Frame 1 (no input): blank canvas, image omitted
Frame 60 (the mouse pressed at the canvas centre just before this capture): blank canvas, image omitted
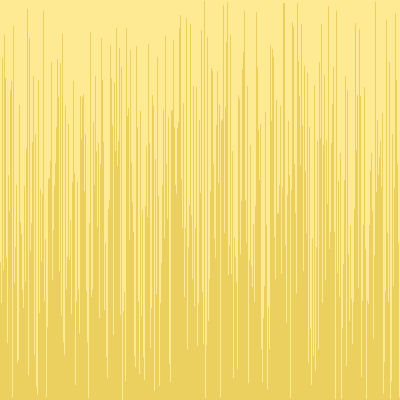
Frame 120 (the mouse held since frame 60 and released just before this capture)

The Processing sketch whose frames 1 and 60 were blank and that drew this single picture after the mouse press (run headless with seeded random() and noise(); from frame 60 on, the mouse is pressed at the canvas centre):

// Processing sketch: sketch__03_VisualArraySorter
// ── sketch__03_VisualArraySorter.pde
//1. create an array of ints. don't initialize it yet.
int[] dog;

void setup() {
  //2. set the size of your window
  size(400,400);

  //3. initialize your array with the built in width variable
dog = new int[width];
  
  //4. initialize the ints in the array with random numbers
  //   from 0 to the built in height variable

  //5. call the noStroke() method
  noStroke();
}

void draw() {
  //6. set the background color with background(r, g, b);
background(255, 234, 148);

  //7. set the color for your graph
fill(236, 208, 95);

  //8. draw a rectangle for each int in your array.
  for(int i = 0; i < dog.length; i++){
    rect(i, height, 1, -dog[i]);
  }
  //   the x value will be the index of the int
  //   the y value will the height variable
  //   the width is 1
  //   the height is negative the value of the int at that element in the array


  //9. call the stepSort method
  stepSort(dog);
  //10. extract the code that randomizes the array into a method.
  

  //11. call the method you made in step 10 when the mouse is pressed
  if (mousePressed) {
    randomizeArray();
  }
  
}

void randomizeArray() {
    for(int i = 0; i < dog.length; i++){    
    dog[i] = (int) random(height);
  }
  
}


void stepSort(int[] arr) {
  for (int i = 1; i < arr.length; i++) {
    if (arr[i - 1] > arr[i]) {
      int t = arr[i];
      arr[i] = arr[i - 1];
      arr[i - 1] = t;
    }
  }
}
